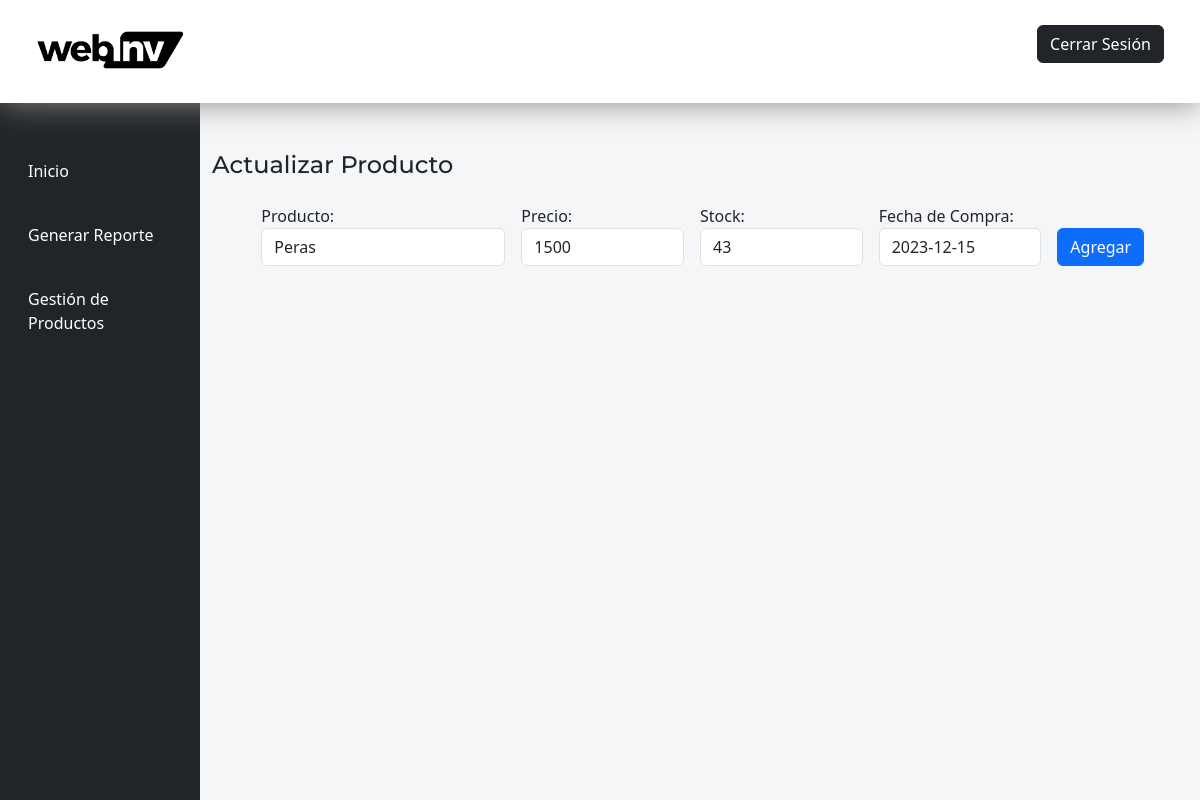
The app's page /actualizar_producto/3/ with its own data.
### productos/models.py (models this page shows, shortened)
class Producto(models.Model):
    id = models.AutoField(primary_key=True)
    nombre_producto = models.CharField(max_length=50)
    precio = models.IntegerField(default = 0)
    stock = models.IntegerField(default = 0)
    fecha_compra = models.DateField(max_length=50)
    created_at = models.DateTimeField(auto_now_add = True)

### web/views.py (the view)
# urls.py: path('actualizar_producto/<int:producto_id>/', views.actualizar_producto, name='actualizar_producto'),
def actualizar_producto(request, producto_id):
    producto = get_object_or_404(Producto, id=producto_id)
    if request.method == 'POST':
        form = RegisterForm(request.POST)
        if form.is_valid():
            producto.nombre_producto = form.cleaned_data['nombre_producto']
            producto.precio = form.cleaned_data['precio']
            producto.stock = form.cleaned_data['stock']
            producto.fecha_compra = form.cleaned_data['fecha_compra']
            producto.save()
            return redirect('gestion_productos')
    else:
        form = RegisterForm(initial={
            'nombre_producto': producto.nombre_producto,
            'precio': producto.precio,
            'stock': producto.stock,
            'fecha_compra': producto.fecha_compra.strftime('%Y-%m-%d'),
        })
    return render(request, 'web/actualizarproducto.html', {'form': form, 'producto': producto})

### web/templates/web/actualizarproducto.html (shortened to what this page needs)
{% extends 'base/baseindex.html' %}
{% load static %}
{% block content_index %}
    <div class="row mt-5">
        <h4>Actualizar Producto</h4>
    </div>
    <form method="post" class="d-flex mt-3 gap-3 justify-content-center">
        <div class="col-3">
            <label for="{{ form.nombre_producto.id_for_label }}">Producto:</label>
            {{ form.nombre_producto }}
        </div>
        <div class="col-2">
            <label for="{{ form.precio.id_for_label }}">Precio:</label>
            {{ form.precio }}
        </div>
        <div class="col-2">
            <label for="{{ form.stock.id_for_label }}">Stock:</label>
            {{ form.stock }}
        </div>
        <div class="col-2">
            <label for="{{ form.fecha_compra.id_for_label }}">Fecha de Compra:</label>
            {{ form.fecha_compra }}
        </div>
        <div class="col-lg-1 d-flex align-items-end">
            <button type="submit" class="btn btn-primary">Agregar</button>
        </div>
    </form>
{% endblock %}

### web/static/web/css/style.css (style rules this page uses)
* { margin: 0; padding: 0; }
h1, h2, h3, h4, h5, h6 { font-family: 'Montserrat', sans-serif; }

### records on screen
Producto: nombre_producto "Peras", precio "1500", stock "43", fecha_compra "2023-12-15"
